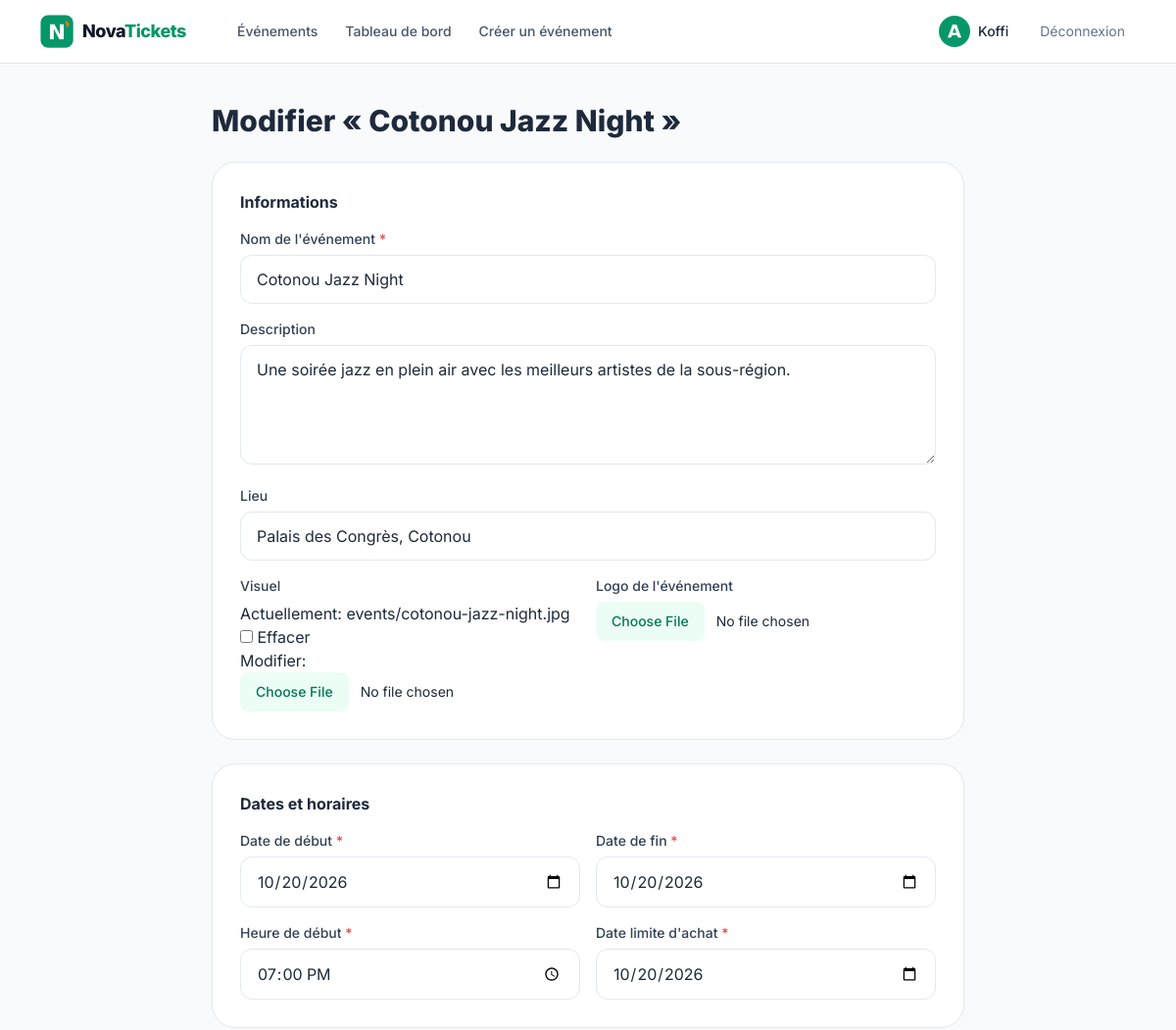
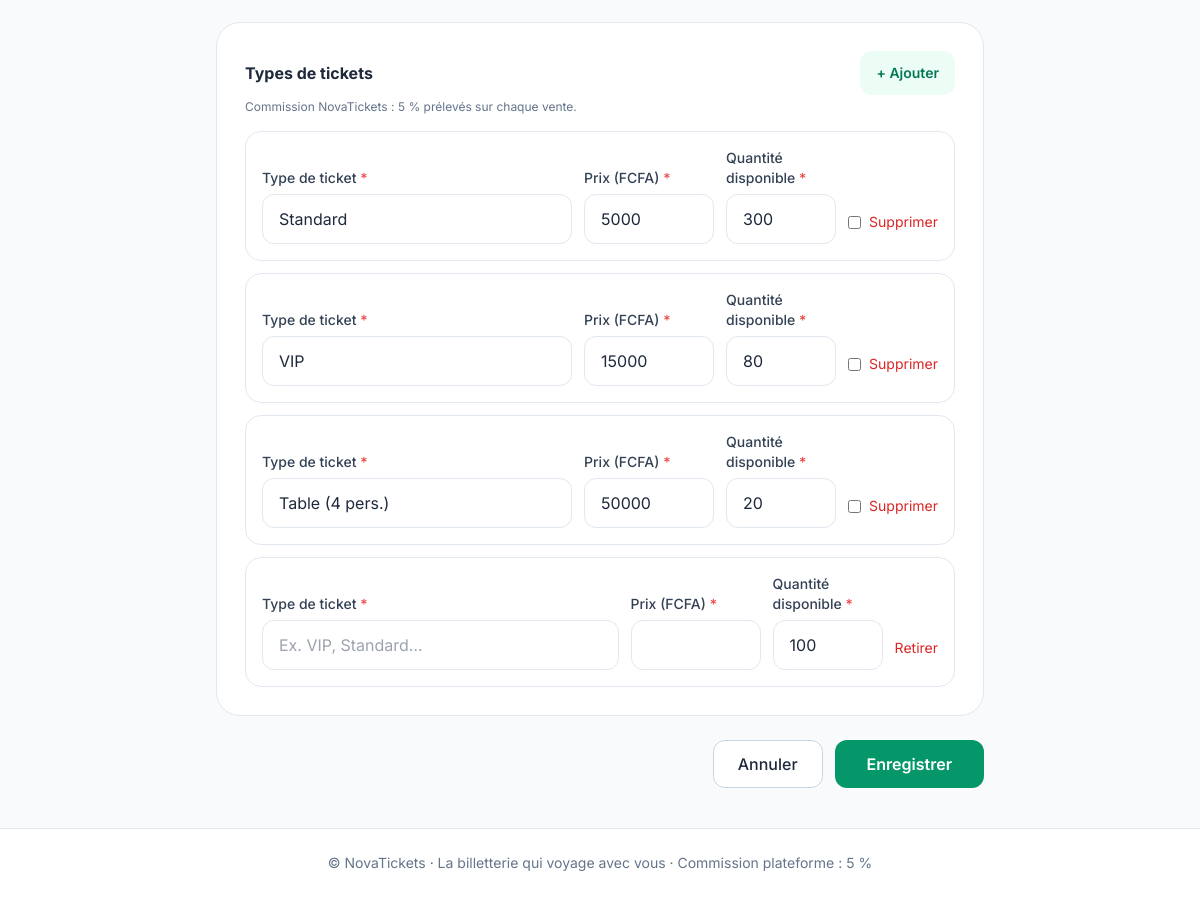
Screenshot of /evenements/1/modifier/ (signed in) with the database file from the repository (2 pictures, top to bottom).
### accounts/models.py (models this page shows, shortened)
class User(AbstractUser):
    SPECTATEUR = "spectateur"
    ORGANISATEUR = "organisateur"
    ROLES = [(SPECTATEUR, "Spectateur"), (ORGANISATEUR, "Organisateur")]
    SEXES = [("M", "Masculin"), ("F", "Féminin")]
    role = models.CharField(max_length=20, choices=ROLES, default=SPECTATEUR)
    country = models.CharField("Pays", max_length=2, default="BJ")
    phone = models.CharField("Téléphone", max_length=30)
    sexe = models.CharField(max_length=1, choices=SEXES, blank=True)
    profession = models.CharField(max_length=120, blank=True)
    photo = models.ImageField(upload_to="photos/", blank=True, null=True)
    org_name = models.CharField("Nom de l'organisation", max_length=150, blank=True)
    org_logo = models.ImageField(upload_to="org_logos/", blank=True, null=True)
    @property
    def is_organisateur(self):
        return self.role == self.ORGANISATEUR

### events/models.py (models this page shows, shortened)
class Event(models.Model):
    DRAFT = "draft"
    PUBLISHED = "published"
    STATUSES = [(DRAFT, "Brouillon"), (PUBLISHED, "Publié")]
    organizer = models.ForeignKey(settings.AUTH_USER_MODEL, on_delete=models.CASCADE, related_name="events")
    name = models.CharField("Nom de l'événement", max_length=200)
    slug = models.SlugField(max_length=220, unique=True, blank=True)
    description = models.TextField(blank=True)
    location = models.CharField("Lieu", max_length=200, blank=True)
    banner = models.ImageField("Visuel", upload_to="events/", blank=True, null=True)
    logo = models.ImageField("Logo de l'événement", upload_to="event_logos/", blank=True, null=True)
    start_date = models.DateField("Date de début")
    end_date = models.DateField("Date de fin")
    start_time = models.TimeField("Heure de début")
    sales_deadline = models.DateField("Date limite d'achat")
    status = models.CharField(max_length=12, choices=STATUSES, default=DRAFT)
    created_at = models.DateTimeField(auto_now_add=True)
    class Meta:
        ordering = ["start_date", "start_time"]

### events/views.py (the view)
    @login_required
    def wrapper(request, *a, **kw):
        if not request.user.is_organisateur:
            raise PermissionDenied
        return view(request, *a, **kw)

### events/forms.py (shortened to what this page needs)
class EventForm(forms.ModelForm):
    class Meta:
        model = Event
        fields = ["name", "description", "location", "banner", "logo", "start_date", "end_date", "start_time", "sales_deadline"]
        widgets = {
            "description": forms.Textarea(attrs={"rows": 4}),
            "start_date": forms.DateInput(attrs={"type": "date"}, format="%Y-%m-%d"),
            "end_date": forms.DateInput(attrs={"type": "date"}, format="%Y-%m-%d"),
            "sales_deadline": forms.DateInput(attrs={"type": "date"}, format="%Y-%m-%d"),
            "start_time": forms.TimeInput(attrs={"type": "time"}, format="%H:%M"),
        }
    def __init__(self, *a, **kw):
        super().__init__(*a, **kw)
        for f in self.fields.values():
            if isinstance(f.widget, forms.FileInput):
                f.widget.attrs.update({
                    "class": "block w-full text-sm file:mr-3 file:rounded-lg file:border-0 file:bg-emerald-50 file:px-4 file:py-2.5 file:text-emerald-700 file:font-medium",
                    "accept": "image/*",
                })
            else:
                f.widget.attrs["class"] = INPUT

### core/context_processors.py (called while the page is built)
def platform(request):
    return {
        "PLATFORM_NAME": settings.PLATFORM_NAME,
        "COMMISSION_PERCENT": int(settings.PLATFORM_COMMISSION_RATE * 100),
    }

### events/views.py (called while the page is built)
def organizer_required(view):
    @login_required
    def wrapper(request, *a, **kw):
        if not request.user.is_organisateur:
            raise PermissionDenied
        return view(request, *a, **kw)
    wrapper.__name__ = view.__name__
    return wrapper

@organizer_required
def edit(request, pk):
    event = get_object_or_404(Event, pk=pk, organizer=request.user)
    form = EventForm(request.POST or None, request.FILES or None, instance=event)
    formset = TicketFormSet(request.POST or None, instance=event)
    if request.method == "POST" and form.is_valid() and formset.is_valid():
        with transaction.atomic():
            form.save()
            formset.save()
        messages.success(request, "Événement mis à jour.")
        return redirect("core:organizer_dashboard")
    return render(request, "events/form.html", {"form": form, "formset": formset, "editing": True, "event": event})

### templates/events/form.html (shortened to what this page needs)
{% extends "base.html" %}
{% block content %}
<div class="mx-auto max-w-3xl">
  <h1 class="text-2xl md:text-3xl font-extrabold">{% if editing %}Modifier « {{ event.name }} »{% else %}Créer un événement{% endif %}</h1>
  <form method="post" enctype="multipart/form-data" class="mt-6 space-y-6">{% csrf_token %}
    <section class="grid gap-4 md:grid-cols-2 rounded-3xl bg-white border border-slate-200 p-5 md:p-7">
      <h2 class="md:col-span-2 font-bold">Informations</h2>
      <div class="md:col-span-2">{% with field=form.name %}{% include "partials/field.html" %}{% endwith %}</div>
      <div class="md:col-span-2">{% with field=form.description %}{% include "partials/field.html" %}{% endwith %}</div>
      <div class="md:col-span-2">{% with field=form.location %}{% include "partials/field.html" %}{% endwith %}</div>
      {% with field=form.banner %}{% include "partials/field.html" %}{% endwith %}
      {% with field=form.logo %}{% include "partials/field.html" %}{% endwith %}
    </section>
    <section class="grid gap-4 sm:grid-cols-2 rounded-3xl bg-white border border-slate-200 p-5 md:p-7">
      <h2 class="sm:col-span-2 font-bold">Dates et horaires</h2>
      {% with field=form.start_date %}{% include "partials/field.html" %}{% endwith %}
      {% with field=form.end_date %}{% include "partials/field.html" %}{% endwith %}
      {% with field=form.start_time %}{% include "partials/field.html" %}{% endwith %}
      {% with field=form.sales_deadline %}{% include "partials/field.html" %}{% endwith %}
    </section>
    <section class="rounded-3xl bg-white border border-slate-200 p-5 md:p-7">
      <div class="flex items-center justify-between">
        <h2 class="font-bold">Types de tickets</h2>
        <button type="button" id="add-ticket" class="tap rounded-xl bg-emerald-50 px-4 text-sm font-semibold text-emerald-700">+ Ajouter</button>
      </div>
      <p class="text-xs text-slate-500 mt-1">Commission NovaTickets : {{ COMMISSION_PERCENT }} % prélevés sur chaque vente.</p>
      <div id="ticket-forms" class="mt-4 space-y-3">
        {% for tf in formset %}
        <div class="ticket-row grid gap-3 rounded-2xl border border-slate-200 p-4 sm:grid-cols-[1fr_130px_110px_auto] sm:items-end">
          {% with field=tf.name %}{% include "partials/field.html" %}{% endwith %}
          {% with field=tf.price %}{% include "partials/field.html" %}{% endwith %}
          {% with field=tf.stock %}{% include "partials/field.html" %}{% endwith %}
          <div class="flex items-center">
            {% if tf.instance.pk %}<label class="flex items-center gap-2 text-sm text-red-600 tap">{{ tf.DELETE }} Supprimer</label>
            {% else %}<button type="button" class="remove-ticket tap text-sm text-red-600">Retirer</button>{% endif %}
          </div>
        </div>
        {% endfor %}
      </div>
    </section>
    <div class="flex flex-col-reverse gap-3 sm:flex-row sm:justify-end">
      <a href="{% url 'core:organizer_dashboard' %}" class="tap grid place-items-center rounded-xl border border-slate-300 bg-white px-6 font-medium">Annuler</a>
      <button class="tap rounded-xl bg-emerald-600 px-8 py-3 font-semibold text-white hover:bg-emerald-700">Enregistrer</button>
    </div>
  </form>
</div>
{% endblock %}

### templates/base.html (shortened to what this page needs)
{% load static %}<!DOCTYPE html>
<html lang="fr" class="scroll-smooth">
<head>
  <script src="https://cdn.tailwindcss.com"></script>
</head>
<body class="bg-slate-50 text-slate-800 font-sans antialiased min-h-screen flex flex-col">
{% with url=request.resolver_match.url_name %}
<header class="sticky top-0 z-40 bg-white/90 backdrop-blur border-b border-slate-200">
  <div class="mx-auto max-w-6xl px-4 h-16 flex items-center gap-4">
    <a href="{% url 'core:home' %}" class="flex items-center gap-2 shrink-0">
      <img src="{% static 'img/logo.png' %}" alt="" class="h-9 w-9 rounded-xl">
      <span class="font-extrabold tracking-tight text-lg"><span class="text-slate-900">Nova</span><span class="text-emerald-600">Tickets</span></span>
    </a>
    <nav class="hidden md:flex items-center gap-1 ml-6 text-sm font-medium">
      <a href="{% url 'core:home' %}" class="px-3 py-2 rounded-lg {% if url == 'home' %}bg-emerald-50 text-emerald-700{% else %}text-slate-600 hover:bg-slate-100{% endif %}">Événements</a>
      {% if user.is_authenticated %}
        {% if user.is_organisateur %}
          <a href="{% url 'core:organizer_dashboard' %}" class="px-3 py-2 rounded-lg {% if url == 'organizer_dashboard' %}bg-emerald-50 text-emerald-700{% else %}text-slate-600 hover:bg-slate-100{% endif %}">Tableau de bord</a>
          <a href="{% url 'events:create' %}" class="px-3 py-2 rounded-lg text-slate-600 hover:bg-slate-100">Créer un événement</a>
        {% else %}
          <a href="{% url 'core:spectateur_dashboard' %}" class="px-3 py-2 rounded-lg {% if url == 'spectateur_dashboard' %}bg-emerald-50 text-emerald-700{% else %}text-slate-600 hover:bg-slate-100{% endif %}">Mes billets</a>
        {% endif %}
      {% endif %}
    </nav>
    <div class="ml-auto flex items-center gap-2">
      {% if user.is_authenticated %}
        <a href="{% url 'accounts:profile' %}" class="flex items-center gap-2 rounded-full pl-1 pr-3 py-1 hover:bg-slate-100">
          {% if user.photo %}<img src="{{ user.photo.url }}" class="h-8 w-8 rounded-full object-cover" alt="">
          {% elif user.org_logo %}<img src="{{ user.org_logo.url }}" class="h-8 w-8 rounded-full object-cover" alt="">
          {% else %}<span class="h-8 w-8 rounded-full bg-emerald-100 text-emerald-700 grid place-items-center text-sm font-bold">{{ user.display_name|slice:":1"|upper }}</span>{% endif %}
          <span class="hidden sm:inline text-sm font-medium">{{ user.first_name|default:user.username }}</span>
        </a>
        <form method="post" action="{% url 'accounts:logout' %}" class="hidden md:block">{% csrf_token %}
          <button class="tap px-3 text-sm text-slate-500 hover:text-slate-800">Déconnexion</button>
        </form>
      {% endif %}
    </div>
  </div>
</header>
<main class="flex-1 w-full mx-auto max-w-6xl px-4 py-6 md:py-10 pb-28 md:pb-10">
  {% block content %}{% endblock %}
</main>
<footer class="hidden md:block border-t border-slate-200 bg-white py-6 text-center text-sm text-slate-500">
  © NovaTickets · La billetterie qui voyage avec vous · Commission plateforme : {{ COMMISSION_PERCENT }} %
</footer>
{% endwith %}
</body>
</html>

### templates/partials/field.html (shortened to what this page needs)
<div>
  <label for="{{ field.id_for_label }}" class="block text-sm font-medium text-slate-700 mb-1.5">{{ field.label }}{% if field.field.required %} <span class="text-red-500">*</span>{% endif %}</label>
  {{ field }}
</div>

### templates/base.html (style rules this page uses)
input, select, textarea { font-size: 16px; }
.tap { min-height: 44px; }

### rows the page displays
User: org_logo (picture), first_name "Koffi"
Event: name "Cotonou Jazz Night", description "Une soirée jazz en plein air avec les meilleurs artistes de la sous-région.", location "Palais des Congrès, Cotonou", start_date "10/20/2026", end_date "10/20/2026", start_time "19:00", sales_deadline "10/20/2026"

### other values shown
{{ field.label }} "Nom de l'événement Description Lieu Visuel Logo de l'événement Date de début Date de fin Heure de début Date limite d'achat" "Type de ticket Prix (FCFA) Quantité disponible" "Type de ticket Prix (FCFA) Quantité disponible" "Type de ticket Prix (FCFA) Quantité disponible" "Type de ticket Prix (FCFA) Quantité disponible"
{{ COMMISSION_PERCENT }} "5"
